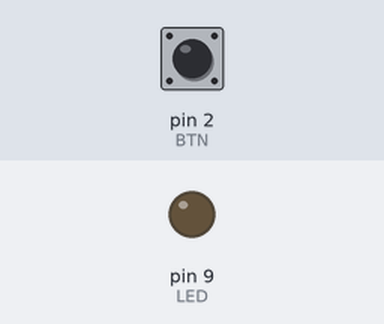
This sketch was run on a simulated Arduino Uno, built with avr-gcc and run on an emulated ATmega328P. On the bench: output pins drawn as LEDs (lit = HIGH). Inputs (shaded band) come from the test bench; at power-on: pin 2 (BTN) LOW. What the sketch prints to the serial monitor is not drawn.

Above: at 1.2 s.
1.3 s: pin 2 (BTN) pulled HIGH for 0.15 s
At 2.0 s:
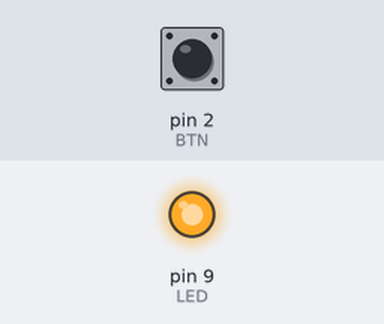
2.9 s: pin 2 (BTN) pulled HIGH for 1 s
At 3.2 s:
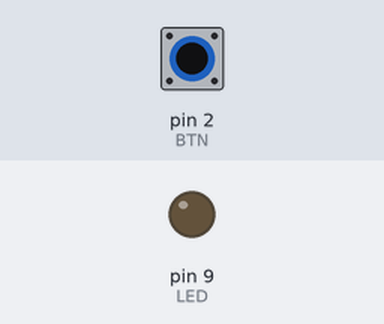
5.4 s: pin 2 (BTN) pulled HIGH for 3.2 s
At 6.3 s:
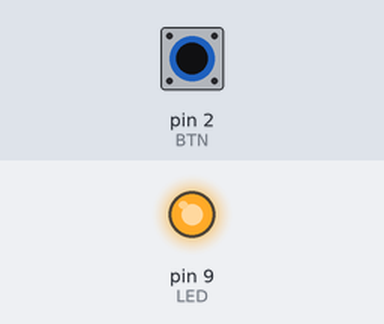
Timing chart, 0 to 8.4 s (numbered marks = the images above; inputs shaded):
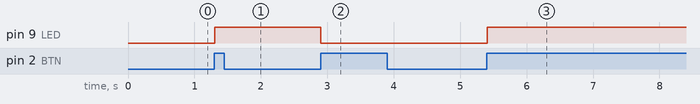

Measured:
- after the input at 1.3 s, pin 9 (LED): LOW → HIGH at once
- after the input at 2.9 s, pin 9 (LED): HIGH → LOW at once
- after the input at 5.4 s, pin 9 (LED): LOW → HIGH at once

The sketch:

Digital_In_Output_Latch_deBounce.ino
```cpp
#define LED 9
#define BTN 2
boolean ledOn = false;  // Current LED Status
boolean lastBtnStatus = LOW; // Previous Button Status
boolean currentBtnStatus = LOW; // Current Button Staus

void setup() {
  pinMode(LED,OUTPUT);
  pinMode(BTN,INPUT);
  Serial.begin(9800);
}

void loop() {
  currentBtnStatus = debounce(lastBtnStatus);
  if(lastBtnStatus == LOW && currentBtnStatus == HIGH){
    ledOn = !ledOn;
    if(ledOn){
      Serial.println("켜짐");
    } else {
      Serial.println("꺼짐");
    }
  }
    lastBtnStatus = currentBtnStatus;
    digitalWrite(LED, ledOn);
}

boolean debounce(boolean last){
  boolean current = digitalRead(BTN); // Current Button Status
  if(last != current){
    delay(5);
    current = digitalRead(BTN);
  }
  return current;
}
```
